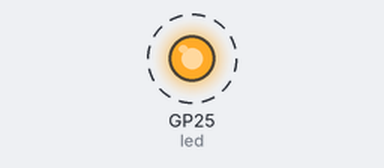
Simulated run of this program. Board: Raspberry Pi Pico running MicroPython. On the bench: output pins drawn as LEDs (lit = HIGH). Dashed ring = blinking.

Above: at 0.5 s.
Timing chart, 0 to 4.6 s (numbered marks = the images above):
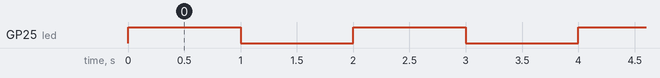

Measured:
- by itself, GP25 (led): alternates HIGH for 1.0 s and LOW for 1.0 s

The program:

main.py
```python
# Blinks onboard LED

from machine import Pin  # This imports the libraries needed for us to access the Pico and it's pins
import time # the time library will enable us to use the sleep method

# The next few lines creates and initializes a variable "led" as type "Pin" with initialization parameters.  It can also be written in one line like this... led = Pin(25, Pin.OUT)
led = Pin( # Initialize a variable called "led" as a "Pin" object
    25, # Assign pin number 25 (which is the onboard led)
    Pin.OUT) # Specify this is an output pin, meaning we will send data to the pin vs recieving data from it

while True: # a while loop will run until the argument is no longer true.  In this case, True will always be true so it will run forever until we forcefully stop the program
    led.toggle() # call the "toggle()" function of the led object
    time.sleep(1) # call the sleep() function of the time object and pass it "1" so it sleeps for 1 second
```
